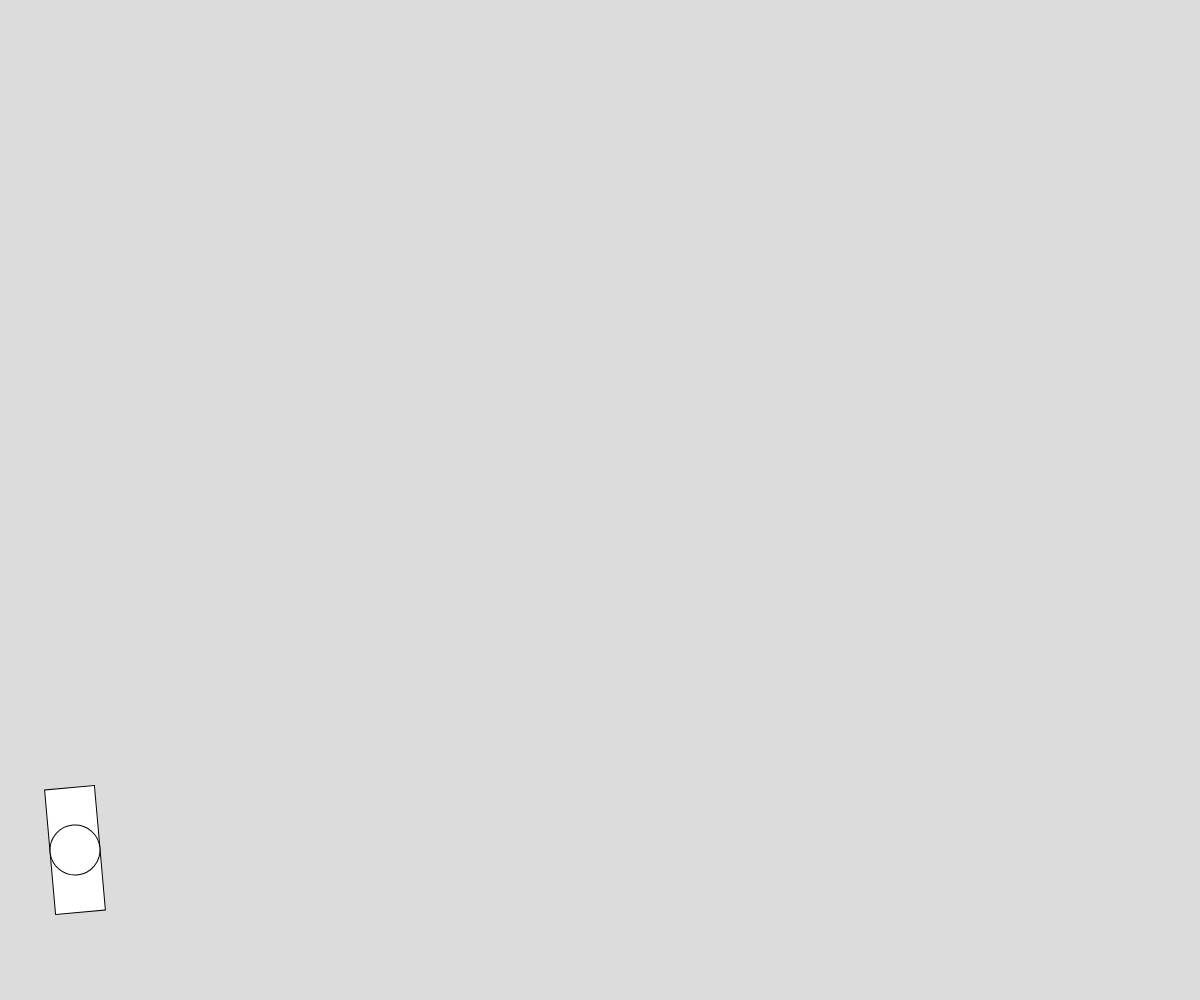
Frame 1 (no input)
Frame 60 (no input): identical to frame 1, image omitted
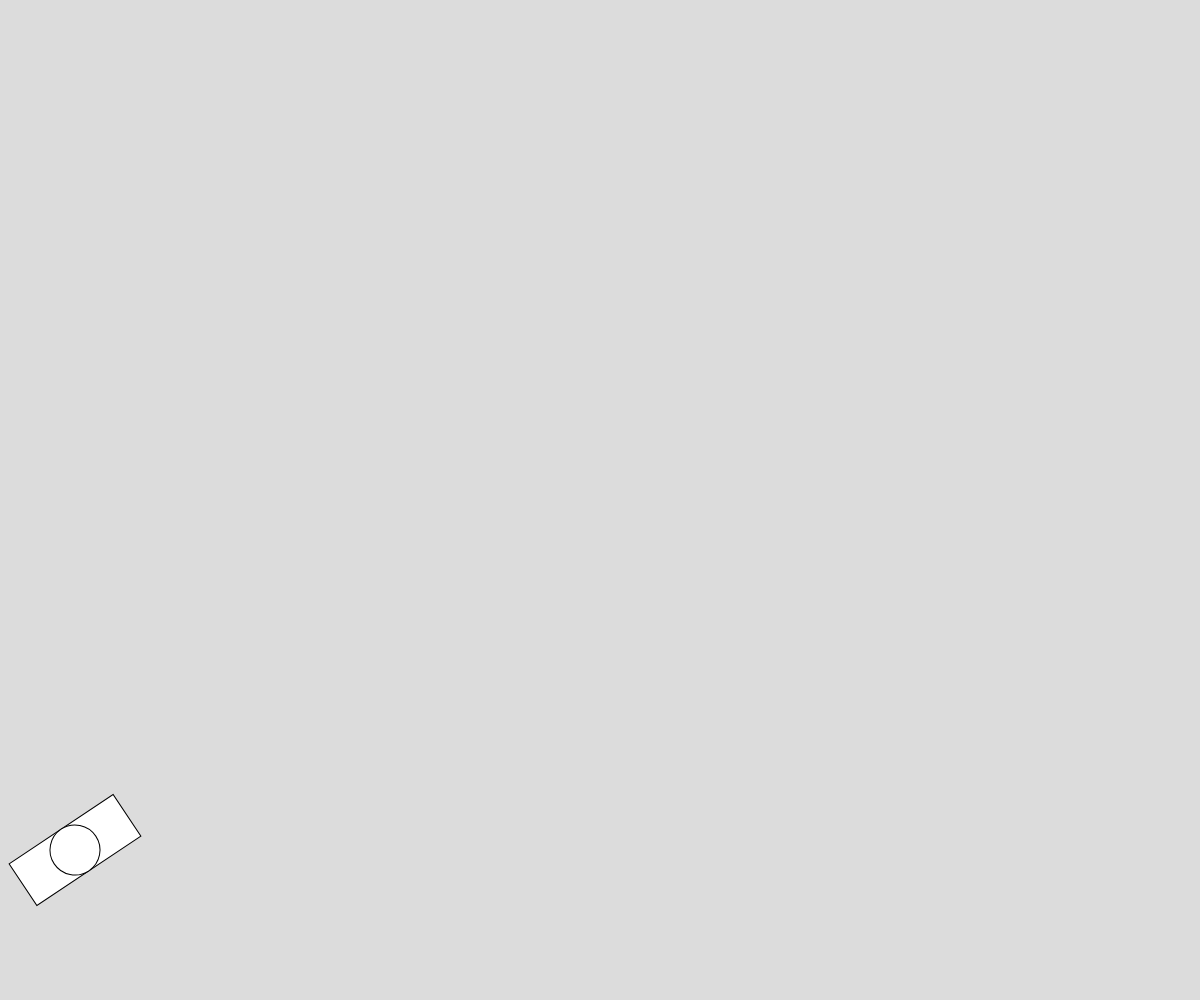
Frame 120 (the mouse pressed at the canvas centre since frame 60)

The p5.js sketch that drew these frames (run headless with seeded random() and noise() and a simulated clock; from frame 60 on, the mouse is pressed at the canvas centre):

// p5.js sketch
// ── sketch.js
// Interactive Assignment
// Alva Alam
// 9/25/2019
//
// Extra for Experts:
// I implemented the mouseWheel function using it to change the strokeWeight/the thickness of the shapes trail
// Technically i also used the beginShape() and endShape() functions to make the shapes trail

let canonX;
let canonY;
let canonWidth;
let canonHeight;
let canonAngle;
let bullets  = [];


function setup() {
  createCanvas(windowWidth, windowHeight);
  canonX = 75;
  canonY = height - 150;
  canonWidth = 50;
  canonHeight =  125;
  canonAngle = 0;
}



function draw() {
background(220);

displayCanon();
updateBullets();
  
}

function displayCanon() {
  push();
  translate(canonX,canonY);
  canonAngle = atan2(mouseY - canonY,mouseX - canonX);
  rotate(canonAngle);
  rect(-canonHeight/2,-canonWidth/2,canonHeight,canonWidth);
  circle(0,0,canonWidth);
  pop();
}

function mouseClicked() {
  fire();
}

function fire() {
  let thisBullet = {
    x: canonX,
    y: canonY,
    radius: canonWidth,
    angle: canonAngle,
    speed: 20
  };
  bullets.push(thisBullet);

}

function updateBullets() {
  for (let thisBullet of bullets) {
    thisBullet.x += thisBullet.speed * cos(thisBullet.angle);
    thisBullet.y += thisBullet.speed * sin(thisBullet.angle);
    circle(thisBullet.x,thisBullet.y,thisBullet.radius)
    if (thisBullet.x > windowWidth && thisBullet.y < 0 && thisBullet.y > windowHeight - 200){
      bullets.splice(0,1);
    }
  }
  


}
